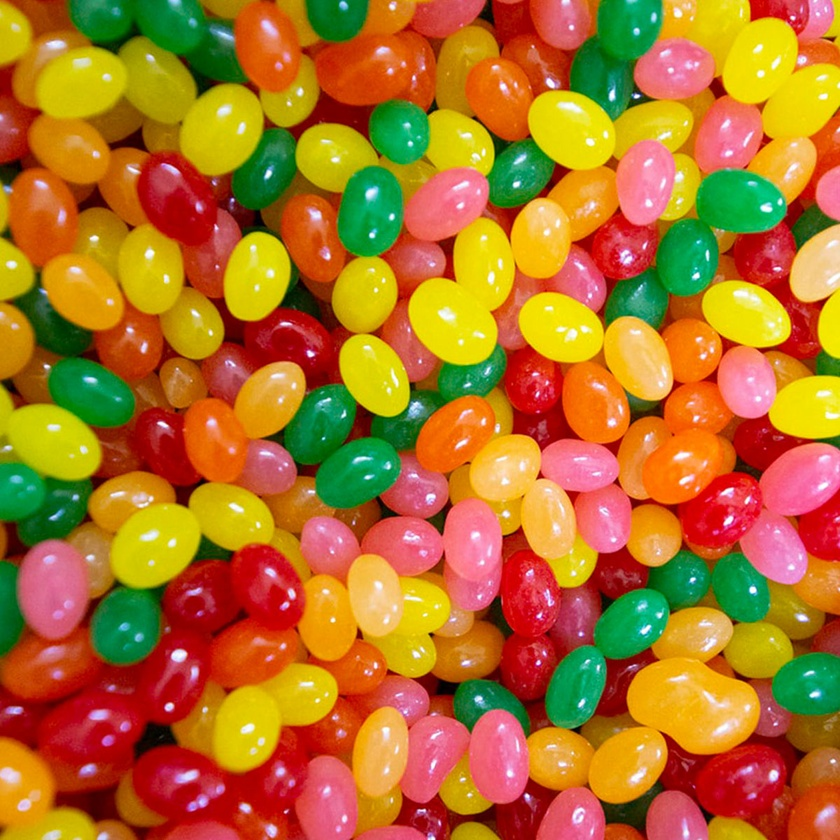
#> input picture dongwook/testjellybean.jpg, 840 x 840 px, shrunk from 1200 x 1200 before the run, found by its file name
$ python dongwook.py
#> lines starting #> are read from the running program, lines starting #| are printed output that depends on the picture
# seaborn을 사용하여 임의의 데이터를 생성하고 히스토그램을 그림
# numpy를 사용하여 평균이 50, 표준편차가 10인 정규 분포 데이터를 1000개 생성
# seaborn.histplot()을 사용하여 히스토그램을 시각화

import numpy
import seaborn
import matplotlib.pyplot as plt

# 한글 폰트 설정
plt.rcParams['font.family'] ='Malgun Gothic'

# 1000개의 정규 분포 데이터 생성
data = numpy.random.normal(loc = 50, scale = 10, size = 1000)

# 히스토그램 시각화
seaborn.histplot(data, kde = True)
plt.title("정규 분포 히스토그램")
plt.xlabel("값")
plt.ylabel("빈도")
plt.show()
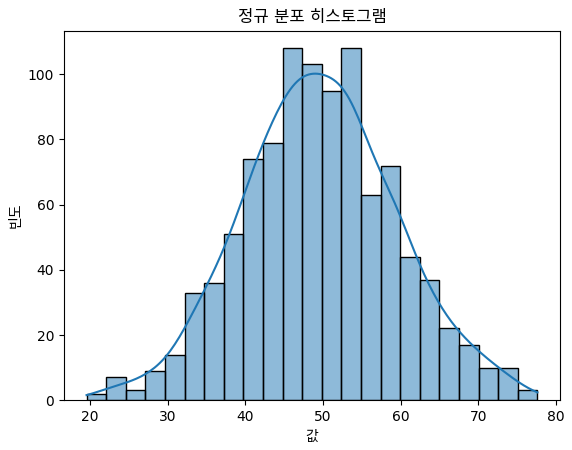
#> figure drawn by matplotlib, 1 panel; curve peaks at x = 49, y = 100.2


# 7번

# seaborn을 사용하여 tips 데이터셋의 요일(day) 별 전체금액(total_bill)의 박스플롯을 그림
# seaborn.boxplot()을 사용

# tips = seaborn.load_dataset("...tips")
# seaborn.boxplot(x = "day", y = "total_bill", data = tips)
# plt.show()


# 8번

# OpenCV를 사용하여 이미지를 불러오고 화면에 출력
import cv2

# cv2.imread()로 이미지를 로드
image = cv2.imread("D:/Coding/ROKEY/01Python/18-21DeepLearning/testjellybean.jpg")
#> image is the input picture: shape (840, 840, 3); mean B, G, R 38.6, 113.1, 176.1

# cv2.imshow()를 사용하여 출력
cv2.imshow("Image", image)

# cv2.waitKey(0)을 사용하여 창을 닫을 수 있도록 함
cv2.waitKey(0)
cv2.destroyAllWindows()


# 9번

# OpenCV를 사용하여 컬러 이미지를 흑백(그레이스케일)으로 변환
# cv2.cvtColor(image, cv2.COLOR_BGR2GRAY)를 사용하여 변환
# 변환된 이미지를 출력
import cv2

# 이미지 불러오기
image = cv2.imread("D:/Coding/ROKEY/01Python/18-21DeepLearning/testjellybean.jpg")

# 흑백(그레이스케일)으로 변환
grayscale_image = cv2.cvtColor(image, cv2.COLOR_BGR2GRAY)
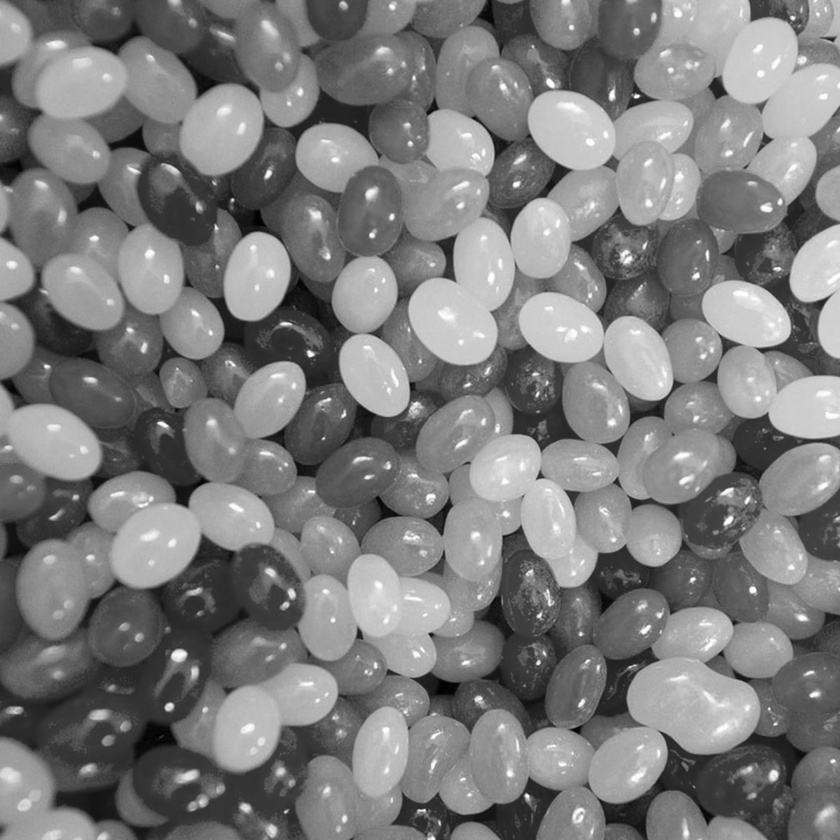
#> grayscale_image: shape (840, 840); min 1, max 255, mean 123.4

# 흑백 이미지 출력
cv2.imshow("Grayscale", grayscale_image)

# 키 입력 대기
cv2.waitKey(0)
cv2.destroyAllWindows()


# 10번

# OpenCV의 cv2.Canny()를 사용하여 이미지의 엣지를 감지
# 엣지를 감지한 후, 결과 이미지를 출력

import cv2

# 이미지 불러오기
image = cv2.imread("D:/Coding/ROKEY/01Python/18-21DeepLearning/testjellybean.jpg")

# 엣지 감지
canny_image = cv2.Canny(image, 100, 200)
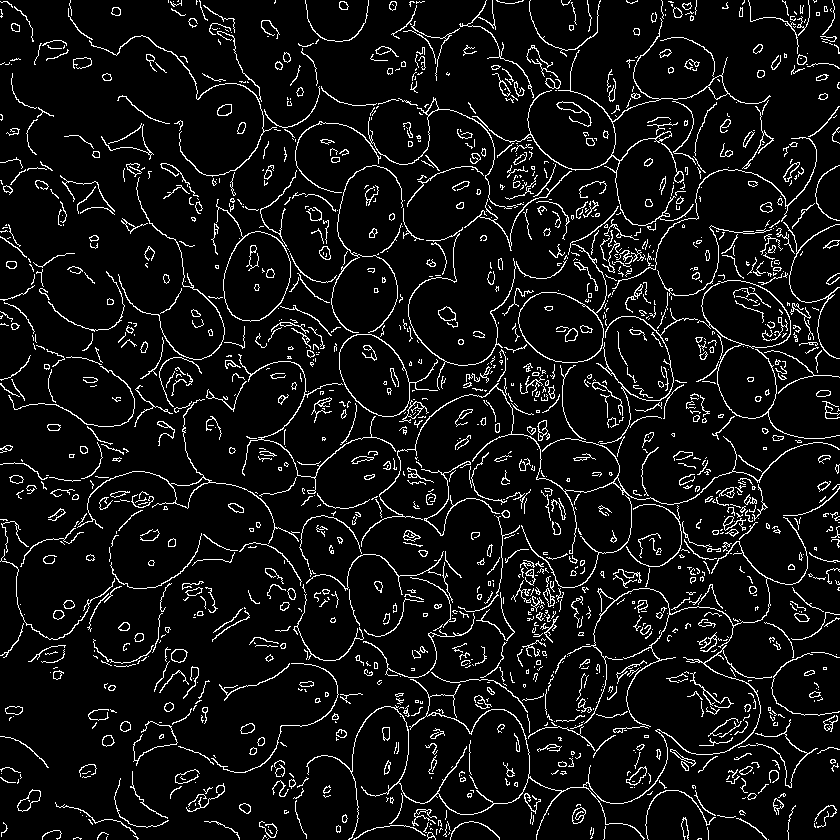
#> canny_image: shape (840, 840); 7.5% white in thin lines or dots

# 엣지 이미지 출력
cv2.imshow("Canny", canny_image)

# 키 입력 대기
cv2.waitKey(0)
cv2.destroyAllWindows()
